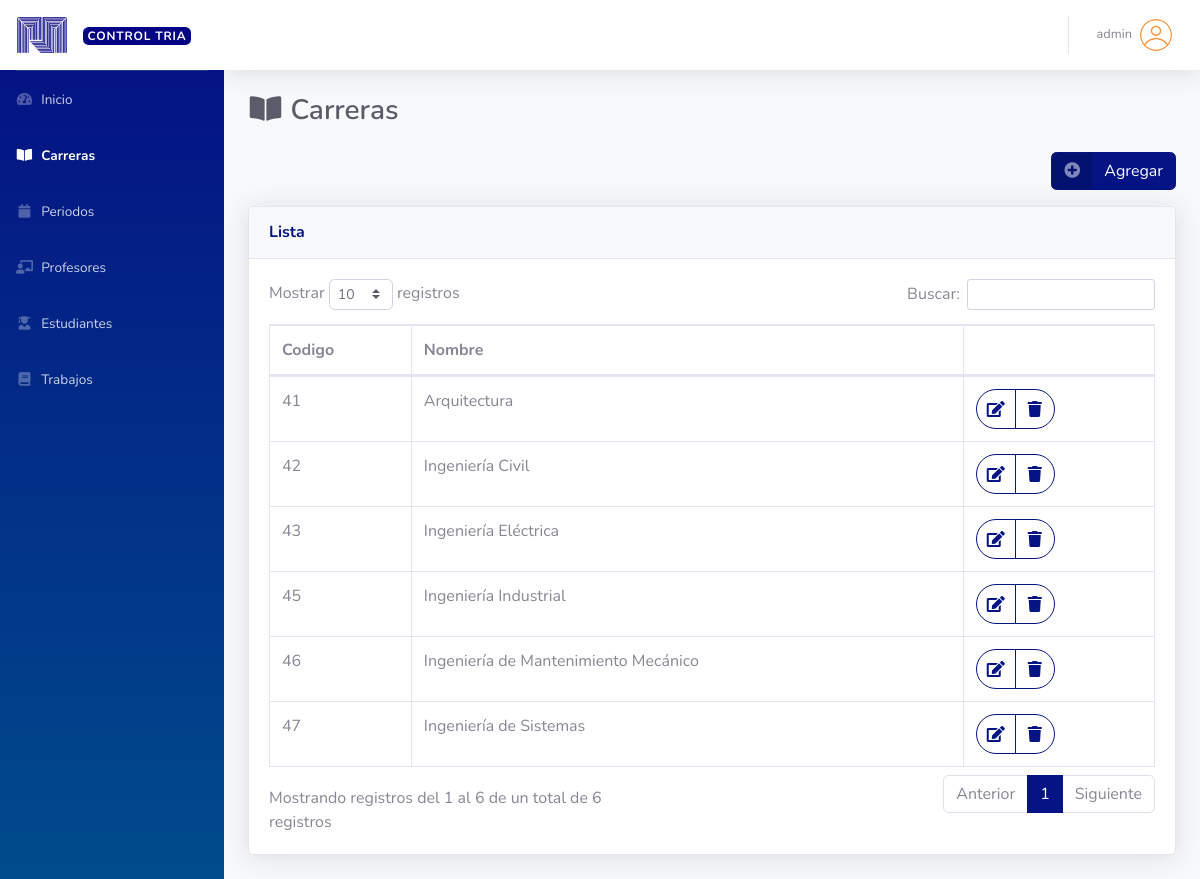
Page /carreras.php (signed in) on the committed database.
### tables this page shows
CREATE TABLE `carreras` (
  `id` int NOT NULL,
  `codigo` int NOT NULL,
  `nombre` text NOT NULL
);

### carreras.php (the view, shortened to what this page needs)
<?php
include('conexion.php');
if(isset($_SESSION['usuario']))
{
    $page_name = 'carreras';
?>
<!DOCTYPE html>
<html lang="es">
<head>
    <link href="vendor/fontawesome-free/css/all.min.css" rel="stylesheet" type="text/css">
    <link href="css/sb-admin-2.min.css" rel="stylesheet">
    <link href="vendor/datatables/dataTables.bootstrap4.min.css" rel="stylesheet">
</head>
<body id="page-top">
    <div id="wrapper">
        <?php include('layouts/sidebar.php'); ?>
        <div id="content-wrapper" class="d-flex flex-column">
            <div id="content">
                <?php include('layouts/navbar.php'); ?>
                <div class="container-fluid">
                    <h1 class="h3 mb-2 text-gray-800"><i class="fas fa-fw fa-book-open"></i> Carreras</h1>
                    <div class="row">
                        <div class="col-lg-12">
                        <div class="text-right my-3">
                            <button type="button" class="btn btn-primary btn-icon-split" data-toggle="modal" data-target="#addModal">
                                <span class="icon text-white-50">
                                    <i class="fas fa-plus-circle"></i>
                                </span>
                                <span class="text">Agregar</span>
                            </button>
                        </div>
                            <div class="card shadow mb-4">
                                <div class="card-header py-3">
                                    <h6 class="m-0 font-weight-bold text-primary">Lista</h6>
                                </div>
                                <div class="card-body">
                                    <div class="table-responsive">
                                        <table class="table table-bordered" id="dataTable" width="100%" cellspacing="0">
                                            <thead>
                                                <tr>
                                                    <th>Codigo</th>
                                                    <th>Nombre</th>
                                                    <th></th>
                                                </tr>
                                            </thead>
                                            <tbody>
                                                <?php
                                                $sql = $con->query("SELECT * FROM carreras ORDER BY codigo ASC");
                                                while($row = mysqli_fetch_assoc($sql)){
                                                ?>
                                                <tr>
                                                    <td><?php echo $row['codigo']; ?></td>
                                                    <td><?php echo $row['nombre']; ?></td>
                                                    <td>
                                                        <div class="btn-group">
                                                            <button type="button" data-toggle="tooltip" title="editar" onclick="editar(<?php echo $row['id']; ?>)" class="btn btn-circle btn-outline-primary"><i class="fas fa-edit"></i></i></button>
                                                            <button type="button" data-toggle="tooltip" title="eliminar" onclick="eliminar(<?php echo $row['id']; ?>)" class="btn  btn-circle btn-outline-primary"><i class="fas fa-trash"></i></i></button>
                                                        </div>
                                                    </td>
                                                </tr>
                                                <?php } ?>
                                            </tbody>
                                        </table>
                                    </div>
                                </div>
                            </div>
                        </div>
                    </div>
                </div>
            </div>
        </div>
    </div>
</body>
</html>
<?php
}
else
{
    header("Location: login.php");
    exit();
}
?>

### layouts/sidebar.php
<ul class="navbar-nav bg-gradient-primary sidebar sidebar-dark accordion" id="accordionSidebar">
    <a class="sidebar-brand d-flex align-items-center justify-content-center" href="index.php" style="background: #fff">
        <img src="img/logo2.png" width="50">
        <div class="sidebar-brand-text text-dark mx-3"><span class="badge badge-primary">Control TRIA</span></div>
    </a>
    <hr class="sidebar-divider my-0">
    <li class="nav-item <?php if($page_name == 'inicio') echo 'active'; ?>">
        <a class="nav-link" href="index.php">
            <i class="fas fa-fw fa-tachometer-alt"></i>
            <span>Inicio</span>
        </a>
    </li>
    <li class="nav-item <?php if($page_name == 'carreras') echo 'active'; ?>">
        <a class="nav-link" href="carreras.php">
            <i class="fas fa-fw fa-book-open"></i>
            <span>Carreras</span>
        </a>
    </li>
    <li class="nav-item <?php if($page_name == 'periodos') echo 'active'; ?>">
        <a class="nav-link" href="periodos.php">
            <i class="fas fa-fw fa-calendar"></i>
            <span>Periodos</span>
        </a>
    </li>
    <li class="nav-item <?php if($page_name == 'profesores') echo 'active'; ?>">
        <a class="nav-link" href="profesores.php">
            <i class="fas fa-fw fa-chalkboard-teacher"></i>
            <span>Profesores</span>
        </a>
    </li>
    <li class="nav-item <?php if($page_name == 'estudiantes') echo 'active'; ?>">
        <a class="nav-link" href="estudiantes.php">
            <i class="fas fa-fw fa-user-graduate"></i>
            <span>Estudiantes</span>
        </a>
    </li>
    <li class="nav-item <?php if($page_name == 'trabajos') echo 'active'; ?>">
        <a class="nav-link" href="trabajos.php">
            <i class="fas fa-fw fa-book"></i>
            <span>Trabajos</span>
        </a>
    </li>
</ul>

### layouts/navbar.php (shortened to what this page needs)
<nav class="navbar navbar-expand navbar-light bg-white topbar mb-4 static-top shadow">
    <ul class="navbar-nav ml-auto">
        <li class="nav-item dropdown no-arrow">
            <a class="nav-link dropdown-toggle" href="#" id="userDropdown" role="button"
                data-toggle="dropdown" aria-haspopup="true" aria-expanded="false">
                <span class="mr-2 d-none d-lg-inline text-gray-600 small"><?php echo $_SESSION['usuario']; ?></span>
                <img class="img-profile rounded-circle"
                    src="img/profile.png">
            </a>
        </li>
    </ul>
</nav>

### rows in the picture
carreras: codigo "41", nombre "Arquitectura"
carreras: codigo "42", nombre "Ingeniería Civil"
carreras: codigo "43", nombre "Ingeniería Eléctrica"
carreras: codigo "45", nombre "Ingeniería Industrial"
carreras: codigo "46", nombre "Ingeniería de Mantenimiento Mecánico"
carreras: codigo "47", nombre "Ingeniería de Sistemas"

### other values in the picture
$_SESSION['usuario'] "admin"
